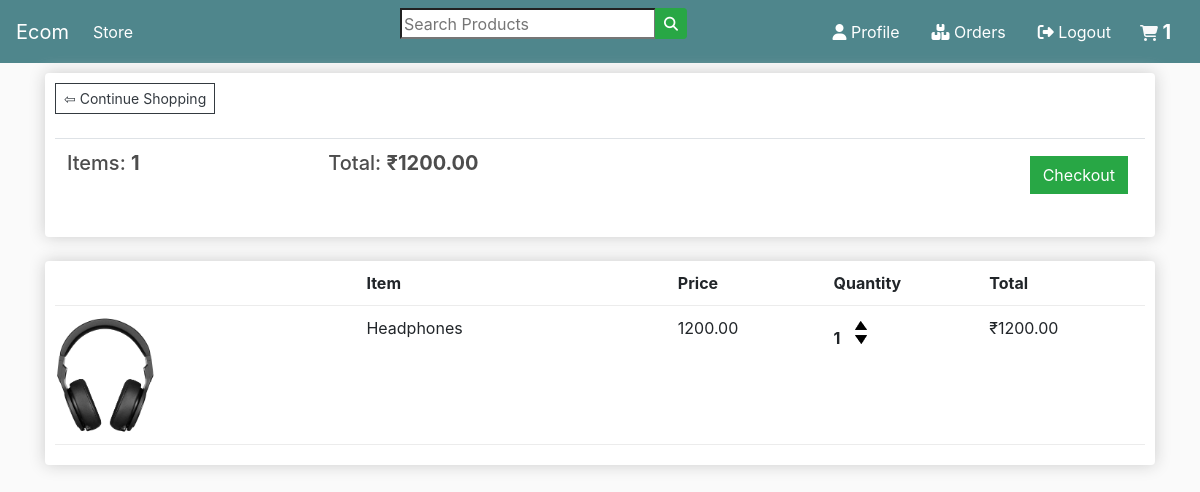
The app's page /cart/ (signed in) with its own data.
### store/models.py (models this page shows, shortened)
class Order(models.Model):
	customer=models.ForeignKey(Customer,on_delete=models.SET_NULL,blank=True,null=True)
	date_ordered=models.DateTimeField(auto_now_add=True)
	complete=models.BooleanField(default=False,null=True,blank=False)
	transaction_id=models.CharField(max_length=200,null=True)
	@property
	def get_cart_items(self):
		orderitems=self.orderitem_set.all()
		total=sum([item.quantity for item in orderitems])
		return total
	@property
	def get_cart_total(self):
		orderitems=self.orderitem_set.all()
		total=sum([item.get_total for item in orderitems])
		return total

class OrderItem(models.Model):
	product=models.ForeignKey(Product,on_delete=models.SET_NULL,blank=True,null=True)
	order=models.ForeignKey(Order,on_delete=models.SET_NULL,blank=True,null=True)
	quantity=models.IntegerField(default=0,null=True,blank=True)
	date_added=models.DateTimeField(auto_now_add=True)
	@property
	def get_total(self):
		total=self.product.price * self.quantity
		return total

class Product(models.Model):
	name=models.CharField(max_length=200,null=True)
	price=models.DecimalField(max_digits=7,decimal_places=2)
	digital=models.BooleanField(default=False,null=True,blank=True)
	image=models.ImageField(null=True,blank=True)
	@property
	def imageURL(self):
		try:
			url=self.image.url
		except:
			url=''
		return url

### store/views.py (the view)
# urls.py: path('cart/',views.cart,name='cart'),
def cart(request):
	if request.user.is_authenticated:
		customer=request.user.customer
		order,created=Order.objects.get_or_create(customer=customer,complete=False)
		items=order.orderitem_set.all()
		cartItems=order.get_cart_items
	else:
		cookieData=cookieCart(request)
		cartItems=cookieData['cartItems']
		order=cookieData['order']
		items=cookieData['items']
	context={'items':items,'order':order,'cartItems':cartItems}
	return render(request,'store/cart.html',context)

### store/templates/store/cart.html
{% extends 'store/main.html' %}
{% load static %}
{% block content%}
<div class="row">
	<div class="col-lg-12">
		<div class="box-element">
			<a class="btn btn-sm btn-outline-dark" href="{% url 'store' %}">&#8678; Continue Shopping</a>
			<br>
			<br>
			<table class="table">
				<tr>
					<th><h5>Items: <strong>{{order.get_cart_items}}</strong></h5></th>
					<th><h5>Total: <strong>₹{{order.get_cart_total|floatformat:2}}</strong></h5></th>
					<th>
						<a style="float:right; margin:5px;" href="{% url 'checkout'%}" class="btn btn-success">Checkout</a>
					</th>
				</tr>
			</table>
		</div>
		<br>
		<div class="box-element">
			<div class="cart-row">
				<div style="flex:2"></div>
				<div style="flex:2"><strong>Item</strong></div>
				<div style="flex:1"><strong>Price</strong></div>
				<div style="flex:1"><strong>Quantity</strong></div>
				<div style="flex:1"><strong>Total</strong></div>
			</div>
			{% for item in items %}
			<div class="cart-row">
				<div style="flex:2"><img class="row-image" src="{{item.product.imageURL}}"></div>
				<div style="flex:2">{{item.product.name}}</div>
				<div style="flex:1">{{item.product.price|floatformat:2}}</div>
				<div style="flex:1">
					<p class="quantity">{{item.quantity}}</p>
					<div class="quantity">
						<img data-product={{item.product.id}} data-action="add" class="chg-quantity update-cart" src="{% static 'images/arrow-up.png'%}">
						<img data-product={{item.product.id}} data-action="remove" class="chg-quantity update-cart" src="{% static 'images/arrow-down.png'%}">
					</div>
				</div>
				<div style="flex:1">₹{{item.get_total}}</div>
			</div>
			{% endfor %}
		</div>
	</div>
</div>
{% endblock content %}

### static/css/main.css (style rules this page uses)
body { background-color: hsl(0, 0%, 98%); }
h1,h2,h3,h4,h5,h6 { color:hsl(0, 0%, 30%); }
.box-element { box-shadow:hsl(0, 0%, 80%) 0 0 16px; background-color: #fff; border-radius: 4px; padding: 10px; }
.col-lg-4, .col-lg-6, .col-lg-8, .col-lg-12 { margin-top: 10px; border:2px; }
.btn { border-radius: 0; }
.row-image { width: 100px; }
.cart-row { display: flex; align-items: flex-stretch; padding-bottom: 10px; margin-bottom: 10px; border-bottom: 1px solid #ececec; }
.quantity { display: inline-block; font-weight: 700; padding-right:10px; }
.chg-quantity { width: 12px; cursor: pointer; display: block; margin-top: 5px; transition:.1s; }

### records on screen
Order: get_cart_items "1", get_cart_total "1200.00"
OrderItem: product.imageURL (picture), product.name "Headphones", product.price "1200.00", quantity "1", get_total "1200.00"

### other values on screen
{{ cartItems }} "1"
